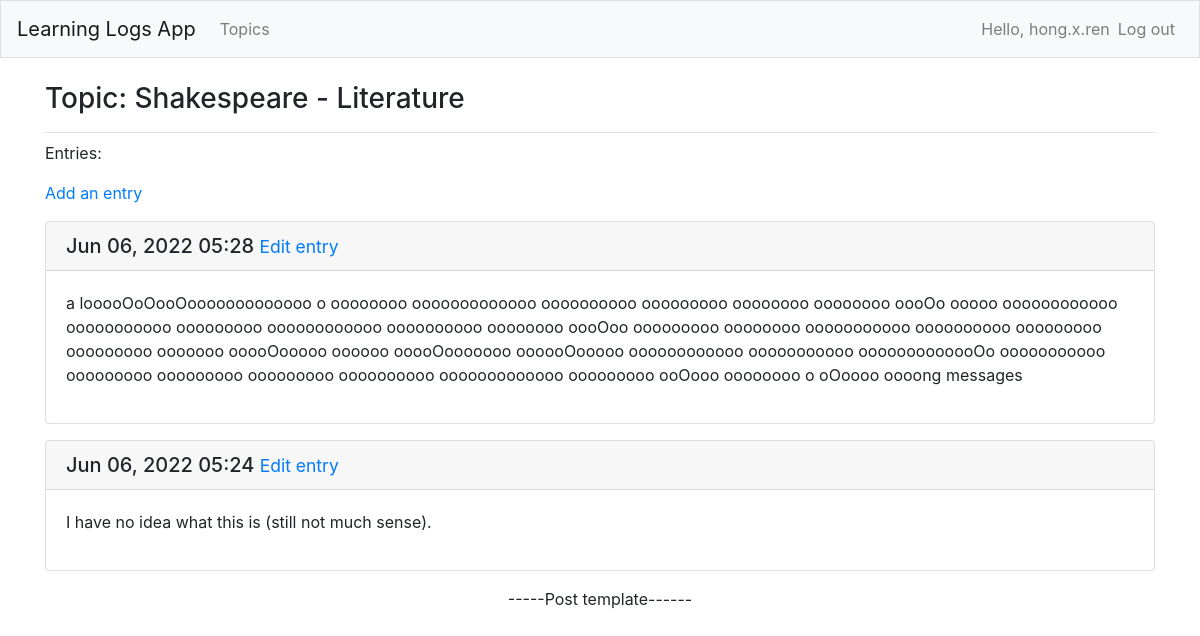
The app's page /ll/topic/1/ (signed in) with its own data.
### learning_logs_app/models.py (models this page shows, shortened)
class Topic( models.Model ):
    LITERATURE = 'LI'
    SPORTS = 'SP'
    EDUCATION = 'ED'
    CHILDEDU = 'CED'
    ADULTEDU = 'AED'
    MISCELLANEOUS = 'MI'
    TOPIC_CATE_CHOICES = [
        ( LITERATURE, 'Literature' ),
        ( SPORTS, 'Sports' ),
        ( EDUCATION, (
                ( CHILDEDU, 'Children Education' ),
                ( ADULTEDU, 'Adult Education' ),
            ),
        ),
        ( MISCELLANEOUS, 'Miscellaneous'),
    ]
    topic_cate = models.CharField(
        max_length = 3,
        choices = TOPIC_CATE_CHOICES,
        default = LITERATURE
    )
    owner = models.ForeignKey( User, on_delete = models.CASCADE )
    text = models.CharField( max_length = 200 )
    date_added = models.DateTimeField( auto_now_add = True )
    def __str__( self ):
        return f"{ self.text } - { self.get_topic_cate_display() }"

class Entry( models.Model ):
    topic = models.ForeignKey( Topic, on_delete = models.CASCADE )
    text = models.TextField()
    date_added = models.DateTimeField( auto_now_add = True )
    class Meta:
        verbose_name_plural = 'entries'

### learning_logs_app/views.py (the view)
# urls.py: path( 'topic/<int:topic_id>/', views.topic, name = 'topic' ),
@login_required
def topic( request, topic_id ):
    topic = Topic.objects.get( id = topic_id )
    if not_owner( request, topic ):
        raise Http404
    entries = topic.entry_set.order_by( '-date_added' )
    context = { 'topic' : topic, 'entries' : entries }
    return render( request, 'learning_logs_app/topic.html', context )

### learning_logs_app/views.py (called while the page is built)
def not_owner( request, obj ):
    return obj.owner != request.user

### learning_logs_app/templates/learning_logs_app/topic.html
{% extends 'learning_logs_app/base.html' %}
{% block page_header %}
  <h3>Topic: {{ topic }}</h3>
{% endblock page_header %}
{% block content %}
  <p>Entries:</p>
  <p>
    <a href = "{% url 'learning_logs_app:new_entry' topic.id %}">Add an entry</a>
  </p>
  {% for entry in entries %}
    <div class = 'card mb-3'>
      <h5 class = 'card-header'>
        {{ entry.date_added|date:'M d, Y H:i' }}
	<small>
          <a href ="{% url 'learning_logs_app:edit_entry' entry.id %}">Edit entry</a>
	</small>
      </h5>
      <div class = 'card-body'>
        {{ entry.text|linebreaks }}
      </div>
    </div>
  {% empty %}
    <p>No entry found for this topic yet.</p>
  {% endfor %}
{% endblock content %}

### learning_logs_app/templates/learning_logs_app/base.html (shortened to what this page needs)
{% load bootstrap4 %}
<!doctype html>
<html lang = 'en'>
  <head>
    {% bootstrap_css %}
  </head>
  <body>
    <nav class = 'navbar navbar-expand-md navbar-light bg-light mb-4 border'/>
      <a class = 'navbar-brand' href = "{% url 'learning_logs_app:index' %}">Learning Logs App</a>
      <div class = 'collapse navbar-collapse' id = 'navbarCollapse'>
        <ul class = 'navbar-nav mr-auto'>
          <li class = 'nav-item'>
            <a class = 'nav-link' href = "{% url 'learning_logs_app:topics' %}">Topics</a>
          </li>
        </ul>
        <ul class = 'navbar-nav ml-auto'>
          {% if user.is_authenticated %}
            <li class = 'nav-item'>
              <span class = 'navbar-text'>Hello, {{ user.username }}</span>
            </li>
	    <li class = 'nav-item'>
              <a class = 'nav-link' href = "{% url 'users:logout' %}">Log out</a>
            </li>
          {% endif %}
        </ul>
      </div>
    <main role = 'main' class = 'container'>
      <div class = 'pb-2 mb-2 border-bottom'>
        {% block page_header %} {% endblock page_header %}
      </div>
      <div>
        {% block content %} {% endblock content %}
      </div>
<p align = 'center' >-----Post template------</p>
    </main>
  </body>
</html>

### records on screen
Topic: text+topic_cate "Shakespeare - Literature"
Entry: date_added "Jun 06, 2022 05:28", text "a looooOoOooOooooooooooooo o oooooooo ooooooooooooo oooooooooo ooooooooo oooooooo oooooooo oooOo ooooo oooooooooooo ooooooooooo ooooooooo oooooooooooo oooooooooo oooooooo oooOoo ooooooooo oooooooo ooooooooooo oooooooooo ooooooooo ooooooooo ooooooo ooooOooooo oooooo ooooOooooooo oooooOooooo oooooooooooo ooooooooooo ooooooooooooOo ooooooooooo ooooooooo ooooooooo ooooooooo oooooooooo ooooooooooooo ooooooooo ooOooo oooooooo o oOoooo oooong messages"
Entry: date_added "Jun 06, 2022 05:24", text "I have no idea what this is (still not much sense)."

### other values on screen
{{ user.username }} "hong.x.ren"
